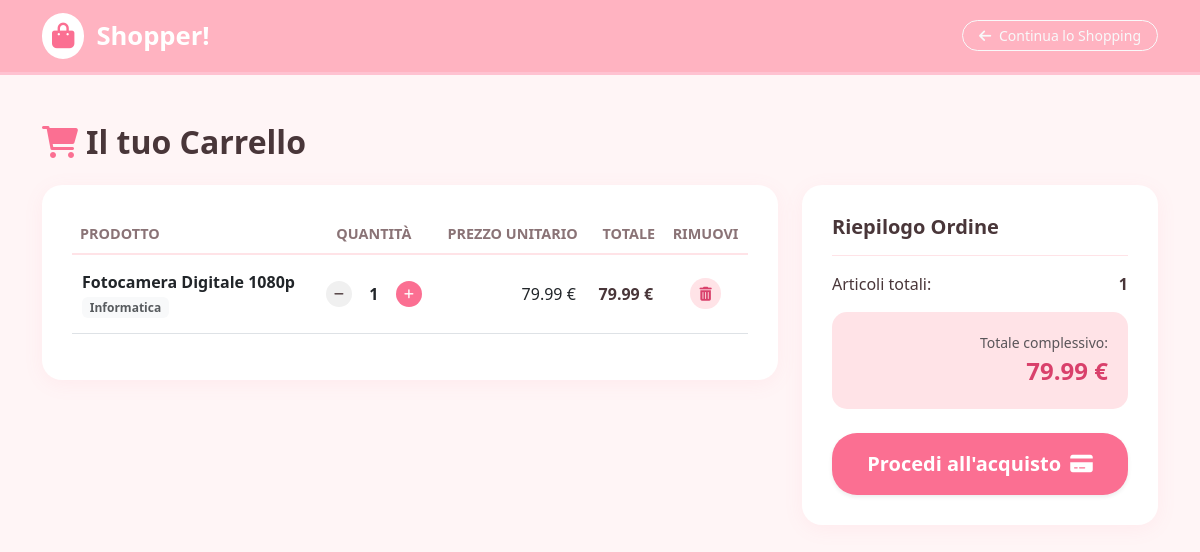
Screenshot of /catalog/cart/ (signed in) with the database file from the repository.
### catalog/models.py (models this page shows, shortened)
class CartItem(models.Model): #modello per gli oggetti dentro al carrello (relazione molti a uno con Cart)
    cart = models.ForeignKey(Cart, on_delete=models.CASCADE, related_name='items')
    product = models.ForeignKey(Product, on_delete=models.CASCADE)
    quantity = models.PositiveIntegerField(default=1)
    def get_cost(self):
        return self.product.price * self.quantity

class Product(models.Model): #modello per i prodotti
    name = models.CharField(max_length=200)
    description = models.TextField()
    price = models.DecimalField(max_digits=10, decimal_places=2)
    stock = models.IntegerField(default=0)
    category = models.ForeignKey(Category, on_delete=models.CASCADE, related_name='products')

class Category(models.Model): #modello per le categorie di prodotti
    name = models.CharField(max_length=100)
    description = models.TextField(blank=True)

class Cart(models.Model): #modello per il carrello (per singolo utente))
    user = models.OneToOneField(settings.AUTH_USER_MODEL, on_delete=models.CASCADE, related_name='cart')
    created_at = models.DateTimeField(auto_now_add=True)
    def get_total_price(self):
        return sum(item.get_cost() for item in self.items.all())
    def get_item_count(self):
        return sum(item.quantity for item in self.items.all())

### catalog/views.py (the view)
# urls.py: path('cart/', views.CartDetailView.as_view(), name='cart_detail'),
class CartDetailView(LoginRequiredMixin, TemplateView):
    template_name = 'catalog/cart_detail.html'
    def get_context_data(self, **kwargs):
        context = super().get_context_data(**kwargs)
        cart, created = Cart.objects.get_or_create(user=self.request.user)
        context['cart'] = cart
        return context

### templates/catalog/cart_detail.html (shortened to what this page needs)
{% extends 'catalog/base.html' %}
{% block navbar_button %}
<a href="{% url 'product_list' %}" class="btn btn-outline-light btn-sm rounded-pill px-3">
    <i class="fa-solid fa-arrow-left me-1"></i> Continua lo Shopping
</a>
{% endblock %}
{% block content %}
<h2 class="mb-4 fw-bold"><i class="fa-solid fa-cart-shopping me-2" style="color: var(--shopper-pink-dark);"></i>Il tuo Carrello</h2>
<div class="row">
    <div class="col-lg-8 mb-4">
        <div class="cart-card">
            {% if cart.items.all %}
                <div class="table-responsive">
                    <table class="table table-shopper">
                        <thead>
                            <tr>
                                <th>Prodotto</th>
                                <th class="text-center">Quantità</th>
                                <th class="text-end">Prezzo Unitario</th>
                                <th class="text-end">Totale</th>
                                <th class="text-center">Rimuovi</th>
                            </tr>
                        </thead>
                        <tbody>
                            {% for item in cart.items.all %}
                            <tr>
                                <td>
                                    <strong class="d-block">{{ item.product.name }}</strong>
                                    <span class="badge bg-light text-muted">{{ item.product.category.name }}</span>
                                </td>
                                <td class="text-center">
                                    <div class="d-flex align-items-center justify-content-center gap-2">
                                        <form action="{% url 'decrease_quantity' item.product.id %}" method="POST" class="m-0">
                                            <button type="submit" class="btn btn-sm d-flex align-items-center justify-content-center"
                                                    style="color: var(--shopper-text); background-color: #f0f0f0; border-radius: 50%; width: 26px; height: 26px; border: none;">
                                                <i class="fa-solid fa-minus" style="font-size: 0.7rem;"></i>
                                            </button>
                                        </form>
                                        <span class="fw-bold mx-1" style="min-width: 20px; display: inline-block;">{{ item.quantity }}</span>
                                        <form action="{% url 'add_to_cart' item.product.id %}" method="POST" class="m-0">
                                            <button type="submit" class="btn btn-sm d-flex align-items-center justify-content-center"
                                                    style="color: white; background-color: var(--shopper-pink-dark); border-radius: 50%; width: 26px; height: 26px; border: none;">
                                                <i class="fa-solid fa-plus" style="font-size: 0.7rem;"></i>
                                            </button>
                                        </form>
                                    </div>
                                </td>
                                <td class="text-end">{{ item.product.price }} €</td>
                                <td class="text-end fw-bold" style="color: var(--shopper-text);">{{ item.get_cost }} €</td>
                                <td class="text-center align-middle">
                                    <form action="{% url 'remove_from_cart' item.product.id %}" method="POST" class="m-0">
                                        <button type="submit" class="btn btn-sm" style="color: #d9406b; background-color: var(--shopper-pink-light); border-radius: 50%;">
                                            <i class="fa-solid fa-trash-can"></i>
                                        </button>
                                    </form>
                                </td>
                            </tr>
                            {% endfor %}
                        </tbody>
                    </table>
                </div>
            {% else %}
                <div class="text-center py-5">
                    <p class="fs-5 text-muted mb-4">Il tuo carrello è attualmente vuoto.</p>
                    <a href="{% url 'product_list' %}" class="btn btn-shopper px-4 py-2">Sfoglia i prodotti</a>
                </div>
            {% endif %}
        </div>
    </div>
    {% if cart.items.all %}
    <div class="col-lg-4">
        <div class="cart-card">
            <h4 class="fw-bold mb-3 fs-5">Riepilogo Ordine</h4>
            <hr class="opacity-100" style="color: var(--shopper-pink-light)">
            <div class="d-flex justify-content-between mb-3">
                <span>Articoli totali:</span>
                <span class="fw-bold">{{ cart.get_item_count }}</span>
            </div>
            <div class="price-total-box mb-4">
                <div class="small text-muted">Totale complessivo:</div>
                <div class="price-text-dark">{{ cart.get_total_price }} €</div>
            </div>
            <a href="{% url 'order_create' %}" class="btn btn-shopper w-100 py-3 shadow-sm fs-5">
                Procedi all'acquisto <i class="fa-solid fa-credit-card ms-1"></i>
            </a>
        </div>
    </div>
    {% endif %}
</div>
{% endblock %}

### templates/catalog/base.html (style rules this page uses)
:root { --shopper-bg: #fff5f6; --shopper-pink-light: #ffe3e7; --shopper-pink-main: #ffb3c1; --shopper-pink-dark: #fb6f92; --shopper-text: #493639; }
body { background-color: var(--shopper-bg); color: var(--shopper-text); font-family: 'Segoe UI', sans-serif; }
.btn-shopper { background-color: var(--shopper-pink-dark); color: white; border: none; font-weight: 600; border-radius: 25px; transition: all 0.2s; }

### templates/catalog/cart_detail.html (style rules this page uses)
.cart-card { border: none; border-radius: 20px; background-color: white; box-shadow: 0 4px 20px rgba(251, 111, 146, 0.08); padding: 30px; }
.table-shopper th { border-bottom: 2px solid var(--shopper-pink-light); color: #8a7376; font-size: 0.9rem; text-transform: uppercase; }
.table-shopper td { vertical-align: middle; padding: 15px 10px; }
.price-total-box { background-color: var(--shopper-pink-light); border-radius: 15px; padding: 20px; text-align: right; }
.price-text-dark { color: #d9406b; font-weight: 700; font-size: 1.5rem; }

### rows the page displays
CartItem: product.name "Fotocamera Digitale 1080p", product.category.name "Informatica", quantity "1", product.price "79.99", get_cost "79.99"
Cart: get_item_count "1", get_total_price "79.99"
